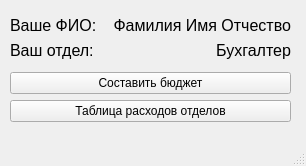
<?xml version="1.0" encoding="UTF-8"?>
<ui version="4.0">
 <class>AccountantMainWindow</class>
 <widget class="QMainWindow" name="AccountantMainWindow">
  <property name="geometry">
   <rect>
    <x>0</x>
    <y>0</y>
    <width>306</width>
    <height>166</height>
   </rect>
  </property>
  <property name="windowTitle">
   <string>MainWindow</string>
  </property>
  <widget class="QWidget" name="centralwidget">
   <widget class="QWidget" name="gridLayoutWidget">
    <property name="geometry">
     <rect>
      <x>10</x>
      <y>10</y>
      <width>281</width>
      <height>118</height>
     </rect>
    </property>
    <layout class="QGridLayout" name="gridLayout">
     <item row="3" column="0" colspan="2">
      <spacer name="verticalSpacer_3">
       <property name="orientation">
        <enum>Qt::Vertical</enum>
       </property>
       <property name="sizeHint" stdset="0">
        <size>
         <width>20</width>
         <height>40</height>
        </size>
       </property>
      </spacer>
     </item>
     <item row="6" column="0" colspan="2">
      <spacer name="verticalSpacer">
       <property name="orientation">
        <enum>Qt::Vertical</enum>
       </property>
       <property name="sizeHint" stdset="0">
        <size>
         <width>20</width>
         <height>40</height>
        </size>
       </property>
      </spacer>
     </item>
     <item row="1" column="0">
      <widget class="QLabel" name="label">
       <property name="font">
        <font>
         <pointsize>12</pointsize>
        </font>
       </property>
       <property name="text">
        <string>Ваше ФИО:</string>
       </property>
      </widget>
     </item>
     <item row="2" column="1">
      <widget class="QLabel" name="departmentLabel">
       <property name="font">
        <font>
         <pointsize>12</pointsize>
        </font>
       </property>
       <property name="text">
        <string>Бухгалтер</string>
       </property>
       <property name="alignment">
        <set>Qt::AlignRight|Qt::AlignTrailing|Qt::AlignVCenter</set>
       </property>
      </widget>
     </item>
     <item row="0" column="0" colspan="2">
      <spacer name="verticalSpacer_2">
       <property name="orientation">
        <enum>Qt::Vertical</enum>
       </property>
       <property name="sizeHint" stdset="0">
        <size>
         <width>20</width>
         <height>40</height>
        </size>
       </property>
      </spacer>
     </item>
     <item row="2" column="0">
      <widget class="QLabel" name="label_2">
       <property name="font">
        <font>
         <pointsize>12</pointsize>
        </font>
       </property>
       <property name="text">
        <string>Ваш отдел:</string>
       </property>
      </widget>
     </item>
     <item row="1" column="1">
      <widget class="QLabel" name="fioLabel">
       <property name="font">
        <font>
         <pointsize>12</pointsize>
        </font>
       </property>
       <property name="text">
        <string>Фамилия Имя Отчество</string>
       </property>
       <property name="alignment">
        <set>Qt::AlignRight|Qt::AlignTrailing|Qt::AlignVCenter</set>
       </property>
      </widget>
     </item>
     <item row="4" column="0" colspan="2">
      <widget class="QPushButton" name="expensesButton">
       <property name="text">
        <string>Составить бюджет</string>
       </property>
      </widget>
     </item>
     <item row="5" column="0" colspan="2">
      <widget class="QPushButton" name="statementsButton">
       <property name="text">
        <string>Таблица расходов отделов</string>
       </property>
      </widget>
     </item>
    </layout>
   </widget>
  </widget>
  <widget class="QMenuBar" name="menubar">
   <property name="geometry">
    <rect>
     <x>0</x>
     <y>0</y>
     <width>306</width>
     <height>20</height>
    </rect>
   </property>
  </widget>
  <widget class="QStatusBar" name="statusbar"/>
 </widget>
 <resources/>
 <connections>
  <connection>
   <sender>expensesButton</sender>
   <signal>clicked()</signal>
   <receiver>AccountantMainWindow</receiver>
   <slot>openEditExpenses()</slot>
   <hints>
    <hint type="sourcelabel">
     <x>185</x>
     <y>179</y>
    </hint>
    <hint type="destinationlabel">
     <x>185</x>
     <y>135</y>
    </hint>
   </hints>
  </connection>
  <connection>
   <sender>statementsButton</sender>
   <signal>clicked()</signal>
   <receiver>AccountantMainWindow</receiver>
   <slot>openTableStatements()</slot>
   <hints>
    <hint type="sourcelabel">
     <x>150</x>
     <y>121</y>
    </hint>
    <hint type="destinationlabel">
     <x>152</x>
     <y>82</y>
    </hint>
   </hints>
  </connection>
 </connections>
 <slots>
  <slot>openEditExpenses()</slot>
  <slot>openTableStatements()</slot>
 </slots>
</ui>
